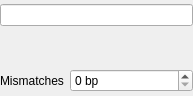
<?xml version="1.0" encoding="UTF-8"?>
<ui version="4.0">
 <class>PrimerGroupBox</class>
 <widget class="QWidget" name="PrimerGroupBox">
  <property name="geometry">
   <rect>
    <x>0</x>
    <y>0</y>
    <width>193</width>
    <height>96</height>
   </rect>
  </property>
  <property name="windowTitle">
   <string>Form</string>
  </property>
  <layout class="QVBoxLayout" name="verticalLayout">
   <property name="leftMargin">
    <number>0</number>
   </property>
   <property name="topMargin">
    <number>0</number>
   </property>
   <property name="rightMargin">
    <number>0</number>
   </property>
   <property name="bottomMargin">
    <number>0</number>
   </property>
   <item>
    <widget class="U2::PrimerLineEdit" name="primerEdit">
     <property name="text">
      <string/>
     </property>
     <property name="maxLength">
      <number>1000</number>
     </property>
     <property name="placeholderText">
      <string/>
     </property>
    </widget>
   </item>
   <item>
    <layout class="QHBoxLayout" name="horizontalLayout">
     <property name="spacing">
      <number>0</number>
     </property>
     <item>
      <widget class="QLabel" name="characteristicsLabel">
       <property name="sizePolicy">
        <sizepolicy hsizetype="Minimum" vsizetype="Preferred">
         <horstretch>0</horstretch>
         <verstretch>0</verstretch>
        </sizepolicy>
       </property>
       <property name="text">
        <string/>
       </property>
       <property name="alignment">
        <set>Qt::AlignmentFlag::AlignLeading|Qt::AlignmentFlag::AlignLeft|Qt::AlignmentFlag::AlignVCenter</set>
       </property>
      </widget>
     </item>
     <item>
      <widget class="QToolButton" name="reverseComplementButton">
       <property name="sizePolicy">
        <sizepolicy hsizetype="Maximum" vsizetype="Fixed">
         <horstretch>0</horstretch>
         <verstretch>0</verstretch>
        </sizepolicy>
       </property>
       <property name="maximumSize">
        <size>
         <width>23</width>
         <height>16777215</height>
        </size>
       </property>
       <property name="toolTip">
        <string>Reverse-complement sequence</string>
       </property>
       <property name="text">
        <string/>
       </property>
       <property name="autoRaise">
        <bool>true</bool>
       </property>
      </widget>
     </item>
     <item>
      <widget class="QToolButton" name="browseButton">
       <property name="sizePolicy">
        <sizepolicy hsizetype="Maximum" vsizetype="Fixed">
         <horstretch>0</horstretch>
         <verstretch>0</verstretch>
        </sizepolicy>
       </property>
       <property name="maximumSize">
        <size>
         <width>23</width>
         <height>16777215</height>
        </size>
       </property>
       <property name="toolTip">
        <string>Choose a primer from the primer library</string>
       </property>
       <property name="text">
        <string/>
       </property>
       <property name="autoRaise">
        <bool>true</bool>
       </property>
      </widget>
     </item>
    </layout>
   </item>
   <item>
    <layout class="QHBoxLayout" name="horizontalLayout_2">
     <item>
      <widget class="QLabel" name="mismatchesLabel">
       <property name="sizePolicy">
        <sizepolicy hsizetype="Maximum" vsizetype="Preferred">
         <horstretch>0</horstretch>
         <verstretch>0</verstretch>
        </sizepolicy>
       </property>
       <property name="text">
        <string>Mismatches</string>
       </property>
      </widget>
     </item>
     <item>
      <widget class="QSpinBox" name="mismatchesSpinBox">
       <property name="suffix">
        <string> bp</string>
       </property>
      </widget>
     </item>
    </layout>
   </item>
  </layout>
 </widget>
 <customwidgets>
  <customwidget>
   <class>U2::PrimerLineEdit</class>
   <extends>QLineEdit</extends>
   <header>U2Gui/PrimerLineEdit.h</header>
  </customwidget>
 </customwidgets>
 <resources>
  <include location="../../../../corelibs/U2Gui/U2Gui.qrc"/>
 </resources>
 <connections/>
</ui>
